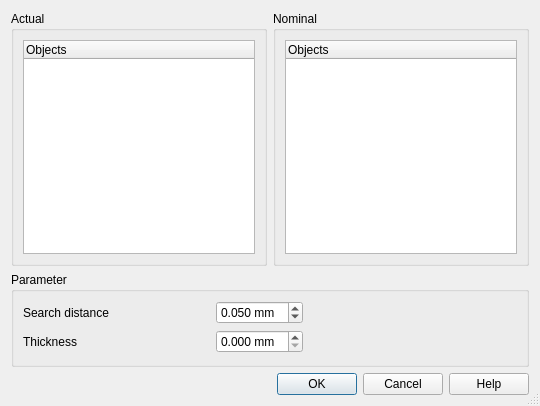
<?xml version="1.0" encoding="UTF-8"?>
<ui version="4.0">
 <class>InspectionGui::VisualInspection</class>
 <widget class="QDialog" name="InspectionGui::VisualInspection">
  <property name="geometry">
   <rect>
    <x>0</x>
    <y>0</y>
    <width>540</width>
    <height>406</height>
   </rect>
  </property>
  <property name="windowTitle">
   <string>Visual Inspection</string>
  </property>
  <property name="sizeGripEnabled">
   <bool>true</bool>
  </property>
  <layout class="QGridLayout" name="gridLayout">
   <item row="0" column="0">
    <widget class="QGroupBox" name="groupBox">
     <property name="title">
      <string>Actual</string>
     </property>
     <layout class="QGridLayout">
      <property name="margin">
       <number>9</number>
      </property>
      <property name="spacing">
       <number>6</number>
      </property>
      <item row="0" column="0">
       <widget class="QTreeWidget" name="treeWidgetActual">
        <property name="rootIsDecorated">
         <bool>false</bool>
        </property>
        <column>
         <property name="text">
          <string>Objects</string>
         </property>
        </column>
       </widget>
      </item>
     </layout>
    </widget>
   </item>
   <item row="0" column="1">
    <widget class="QGroupBox" name="groupBox_2">
     <property name="title">
      <string>Nominal</string>
     </property>
     <layout class="QGridLayout">
      <property name="margin">
       <number>9</number>
      </property>
      <property name="spacing">
       <number>6</number>
      </property>
      <item row="0" column="0">
       <widget class="QTreeWidget" name="treeWidgetNominal">
        <property name="rootIsDecorated">
         <bool>false</bool>
        </property>
        <column>
         <property name="text">
          <string>Objects</string>
         </property>
        </column>
       </widget>
      </item>
     </layout>
    </widget>
   </item>
   <item row="1" column="0" colspan="2">
    <widget class="QGroupBox" name="groupBox_3">
     <property name="title">
      <string>Parameter</string>
     </property>
     <layout class="QGridLayout">
      <property name="margin">
       <number>9</number>
      </property>
      <property name="spacing">
       <number>6</number>
      </property>
      <item row="0" column="1">
       <spacer>
        <property name="orientation">
         <enum>Qt::Horizontal</enum>
        </property>
        <property name="sizeType">
         <enum>QSizePolicy::Expanding</enum>
        </property>
        <property name="sizeHint" stdset="0">
         <size>
          <width>61</width>
          <height>54</height>
         </size>
        </property>
       </spacer>
      </item>
      <item row="0" column="0">
       <layout class="QGridLayout">
        <property name="margin">
         <number>0</number>
        </property>
        <property name="spacing">
         <number>6</number>
        </property>
        <item row="1" column="2">
         <widget class="Gui::PrefDoubleSpinBox" name="prefFloatSpinBox2">
          <property name="suffix">
           <string> mm</string>
          </property>
          <property name="decimals">
           <number>3</number>
          </property>
          <property name="singleStep">
           <double>0.100000000000000</double>
          </property>
          <property name="prefEntry" stdset="0">
           <cstring>Thickness</cstring>
          </property>
          <property name="prefPath" stdset="0">
           <cstring>Mod/Inspection/Inspection</cstring>
          </property>
         </widget>
        </item>
        <item row="0" column="0">
         <widget class="QLabel" name="textLabel1">
          <property name="text">
           <string>Search distance</string>
          </property>
         </widget>
        </item>
        <item row="0" column="2">
         <widget class="Gui::PrefDoubleSpinBox" name="prefFloatSpinBox1">
          <property name="suffix">
           <string> mm</string>
          </property>
          <property name="decimals">
           <number>3</number>
          </property>
          <property name="value">
           <double>0.050000000000000</double>
          </property>
          <property name="prefEntry" stdset="0">
           <cstring>SearchDistance</cstring>
          </property>
          <property name="prefPath" stdset="0">
           <cstring>Mod/Inspection/Inspection</cstring>
          </property>
         </widget>
        </item>
        <item row="1" column="0">
         <widget class="QLabel" name="textLabel2">
          <property name="text">
           <string>Thickness</string>
          </property>
         </widget>
        </item>
        <item row="0" column="1">
         <spacer>
          <property name="orientation">
           <enum>Qt::Horizontal</enum>
          </property>
          <property name="sizeType">
           <enum>QSizePolicy::Expanding</enum>
          </property>
          <property name="sizeHint" stdset="0">
           <size>
            <width>91</width>
            <height>21</height>
           </size>
          </property>
         </spacer>
        </item>
        <item row="1" column="1">
         <spacer>
          <property name="orientation">
           <enum>Qt::Horizontal</enum>
          </property>
          <property name="sizeType">
           <enum>QSizePolicy::Expanding</enum>
          </property>
          <property name="sizeHint" stdset="0">
           <size>
            <width>101</width>
            <height>21</height>
           </size>
          </property>
         </spacer>
        </item>
       </layout>
      </item>
     </layout>
    </widget>
   </item>
   <item row="2" column="0" colspan="2">
    <widget class="QDialogButtonBox" name="buttonBox">
     <property name="standardButtons">
      <set>QDialogButtonBox::Cancel|QDialogButtonBox::Help|QDialogButtonBox::Ok</set>
     </property>
    </widget>
   </item>
  </layout>
 </widget>
 <layoutdefault spacing="6" margin="11"/>
 <customwidgets>
  <customwidget>
   <class>Gui::PrefDoubleSpinBox</class>
   <extends>QDoubleSpinBox</extends>
   <header>Gui/PrefWidgets.h</header>
  </customwidget>
 </customwidgets>
 <tabstops>
  <tabstop>prefFloatSpinBox1</tabstop>
  <tabstop>prefFloatSpinBox2</tabstop>
 </tabstops>
 <resources/>
 <connections>
  <connection>
   <sender>buttonBox</sender>
   <signal>accepted()</signal>
   <receiver>InspectionGui::VisualInspection</receiver>
   <slot>accept()</slot>
   <hints>
    <hint type="sourcelabel">
     <x>269</x>
     <y>384</y>
    </hint>
    <hint type="destinationlabel">
     <x>269</x>
     <y>202</y>
    </hint>
   </hints>
  </connection>
  <connection>
   <sender>buttonBox</sender>
   <signal>rejected()</signal>
   <receiver>InspectionGui::VisualInspection</receiver>
   <slot>reject()</slot>
   <hints>
    <hint type="sourcelabel">
     <x>269</x>
     <y>384</y>
    </hint>
    <hint type="destinationlabel">
     <x>269</x>
     <y>202</y>
    </hint>
   </hints>
  </connection>
 </connections>
</ui>
